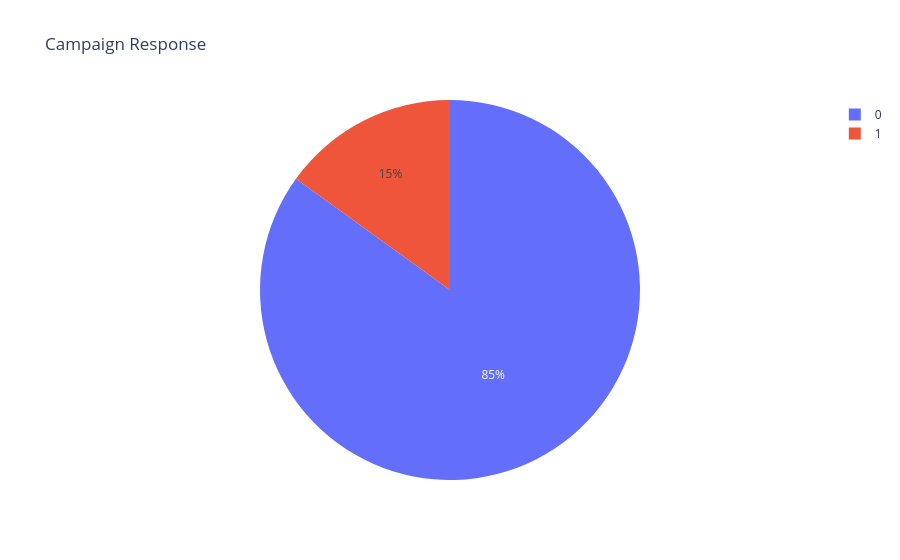

Here is the notebook cell this chart was saved with:
### Markdown cell above
## <span style="color:#4CAF50;"> 📢 Campaign Analysis</span>

### Code cell
fig = px.pie(df, names='Response', title="Campaign Response")
fig.show()

### Figure 1 — Plotly figure (JSON) as saved in the notebook; plotly's stock layout.template omitted (floating-point values rounded to 4 significant figures; data arrays with more than 128 entries replaced by an {"elided": "..."} marker saying what was removed)
{"data": [{"domain": {"x": [0, 1], "y": [0, 1]}, "hovertemplate": "Response=%{label}<extra></extra>", "labels": {"elided": "2213 int values"}, "legendgroup": "", "name": "", "showlegend": true, "type": "pie"}], "layout": {"legend": {"tracegroupgap": 0}, "title": {"text": "Campaign Response"}}}
